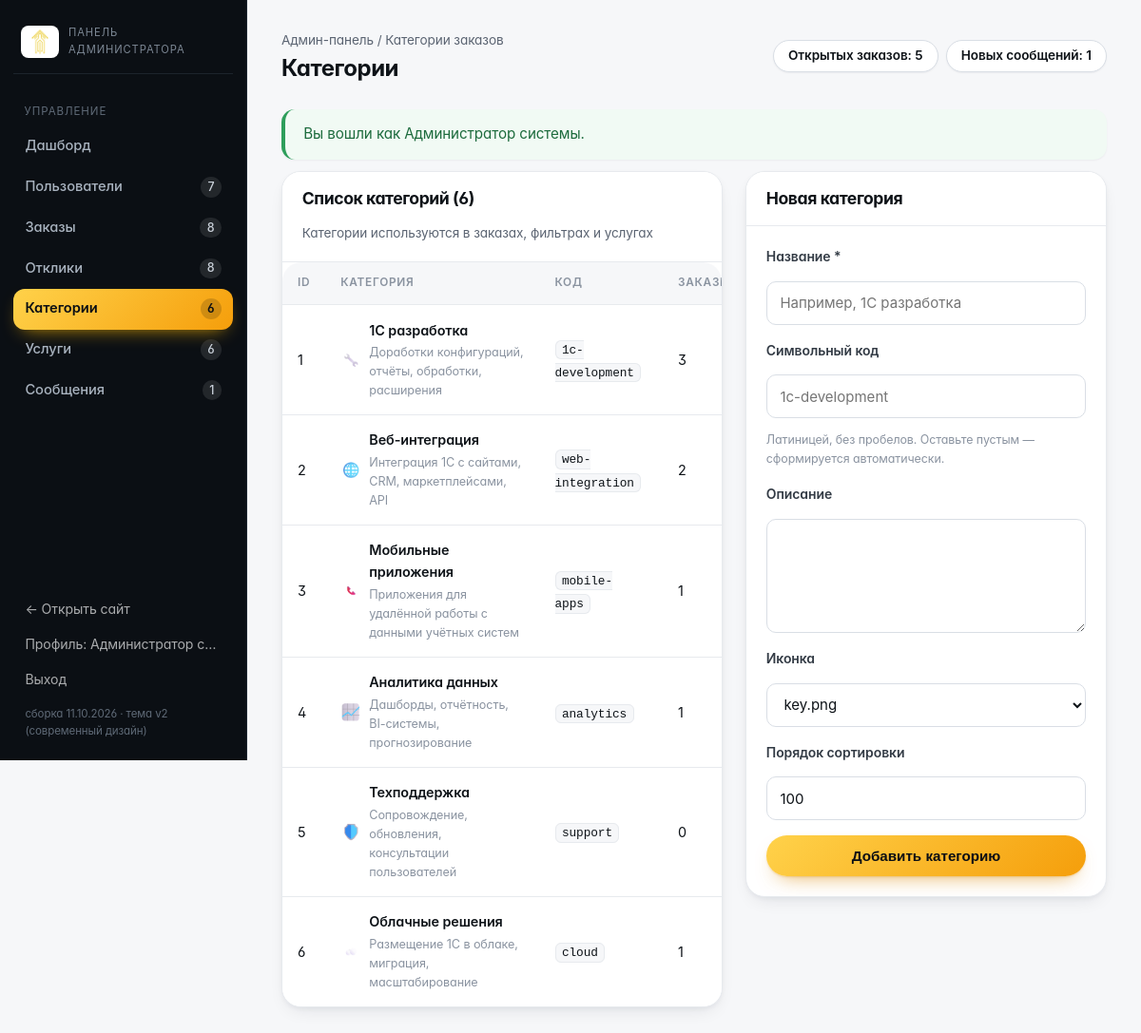
Screenshot of /admin/categories.php (signed in) with the database file from the repository.
### tables this page shows
CREATE TABLE `users` (
    `id`             INT UNSIGNED NOT NULL AUTO_INCREMENT,
    `role`           ENUM('customer','freelancer','admin') NOT NULL DEFAULT 'customer',
    `name`           VARCHAR(120)  NOT NULL COMMENT 'ФИО / название организации',
    `email`          VARCHAR(160)  NOT NULL,
    `password_hash`  VARCHAR(255)  NOT NULL,
    `phone`          VARCHAR(40)   DEFAULT NULL,
    `company`        VARCHAR(160)  DEFAULT NULL COMMENT 'Компания заказчика',
    `specialization` VARCHAR(160)  DEFAULT NULL COMMENT 'Специализация фрилансера',
    `skills`         VARCHAR(500)  DEFAULT NULL COMMENT 'Навыки через запятую',
    `rate`           INT UNSIGNED  DEFAULT NULL COMMENT 'Ставка, руб./час',
    `experience`     TINYINT UNSIGNED DEFAULT NULL COMMENT 'Опыт работы, лет',
    `about`          TEXT          DEFAULT NULL,
    `status`         ENUM('active','blocked') NOT NULL DEFAULT 'active',
    `created_at`     DATETIME      NOT NULL DEFAULT CURRENT_TIMESTAMP,
    `last_login`     DATETIME      DEFAULT NULL,
    PRIMARY KEY (`id`),
    UNIQUE KEY `uq_users_email` (`email`),
    KEY `idx_users_role` (`role`),
    KEY `idx_users_status` (`status`)
);

CREATE TABLE `categories` (
    `id`          INT UNSIGNED NOT NULL AUTO_INCREMENT,
    `name`        VARCHAR(120) NOT NULL,
    `slug`        VARCHAR(120) NOT NULL,
    `description` VARCHAR(500) DEFAULT NULL,
    `icon`        VARCHAR(80)  DEFAULT NULL COMMENT 'Файл иконки из assets/img',
    `sort_order`  TINYINT UNSIGNED NOT NULL DEFAULT 100,
    PRIMARY KEY (`id`),
    UNIQUE KEY `uq_categories_slug` (`slug`)
);

### includes/functions.php (called while the page is built, shortened)
<?php
require_once __DIR__ . '/db.php';
function e($value): string
{
    return htmlspecialchars((string) $value, ENT_QUOTES | ENT_SUBSTITUTE, 'UTF-8');
}
function flashes(): array
{
    $list = $_SESSION['flash'] ?? [];
    return $list;
}
function excerpt(?string $text, int $length = 180): string
{
    $text = trim(preg_replace('/\s+/u', ' ', (string) $text));
    if (mb_strlen($text, 'UTF-8') <= $length) {
        return $text;
    }
    return mb_substr($text, 0, $length - 1, 'UTF-8') . '…';
}
function current_user(): ?array
{
    $user = q_one(
        'SELECT * FROM users WHERE id = ? AND status = "active"',
        [(int) $_SESSION['user_id']]
    );
    return $user;
}
function require_login(): array
{
    $user = current_user();
    return $user;
}
function require_role(array $roles): array
{
    $user = require_login();
    return $user;
}
function asset(string $path): string
{
    $file = __DIR__ . '/../' . ltrim($path, '/');
    $version = is_file($file) ? filemtime($file) : time();
    return '/' . ltrim($path, '/') . '?v=' . $version;
}
function icon_url(?string $file, string $fallback = 'bulb.png'): string
{
    $file = $file ?: $fallback;
    $path = __DIR__ . '/../assets/img/' . $file;
    return '/assets/img/' . rawurlencode($file);
}

### includes/db.php (called while the page is built, shortened)
<?php
function db(): PDO
{
    static $pdo = null;
    if ($pdo instanceof PDO) {
        return $pdo;
    }
    $config = require __DIR__ . '/../config/config.php';
    $dsn = sprintf(
        'mysql:host=%s;dbname=%s;charset=%s',
        $config['host'],
        $config['dbname'],
        $config['charset']
    );
    try {
        $pdo = new PDO($dsn, $config['user'], $config['password'], [
            PDO::ATTR_ERRMODE            => PDO::ERRMODE_EXCEPTION,
            PDO::ATTR_DEFAULT_FETCH_MODE => PDO::FETCH_ASSOC,
            PDO::ATTR_EMULATE_PREPARES   => false,
        ]);
    } catch (PDOException $e) {
        http_response_code(500);
        echo '<h1>Ошибка подключения к базе данных</h1>';
        echo '<p>Проверьте параметры соединения в файле <b>config/config.php</b> '
            . 'и убедитесь, что база данных импортирована из <b>sql/database.sql</b>.</p>';
        echo '<p style="color:#999">Техническая информация: ' . htmlspecialchars($e->getMessage()) . '</p>';
        exit;
    }
    return $pdo;
}
function q(string $sql, array $params = []): PDOStatement
{
    $stmt = db()->prepare($sql);
    $stmt->execute($params);
    return $stmt;
}
function q_one(string $sql, array $params = []): ?array
{
    $row = q($sql, $params)->fetch();
    return $row === false ? null : $row;
}
function q_all(string $sql, array $params = []): array
{
    return q($sql, $params)->fetchAll();
}
function q_val(string $sql, array $params = [], $default = null)
{
    $row = q($sql, $params)->fetch(PDO::FETCH_NUM);
    return $row === false ? $default : $row[0];
}

### admin/categories.php (the view, shortened to what this page needs)
<?php
$pageTitle  = 'Категории';
$adminNav   = 'categories';
$breadcrumb = 'Категории заказов';
require __DIR__ . '/_header.php';
$icons = ['key.png', 'globe.png', 'phone.png', 'chart.png', 'shield.png', 'cloud.png', 'bulb.png', 'rocket.png', 'diagram.png', 'lightning.png'];
$editId  = (int) ($_GET['edit'] ?? 0);
$editing = $editId > 0 ? q_one('SELECT * FROM categories WHERE id = ?', [$editId]) : null;
$categories = q_all(
    'SELECT c.*,
            (SELECT COUNT(*) FROM orders o WHERE o.category_id = c.id) AS orders_count,
            (SELECT COUNT(*) FROM services s WHERE s.category_id = c.id) AS services_count
       FROM categories c
       ORDER BY c.sort_order'
);
?>
<div class="grid" style="grid-template-columns:minmax(0,1fr) 380px;align-items:start">
    <div class="panel">
        <div class="panel-head">
            <h2>Список категорий (<?= count($categories) ?>)</h2>
            <span class="text-muted" style="font-size:.85rem">Категории используются в заказах, фильтрах и услугах</span>
        </div>
        <div class="panel-body p-0">
            <div class="table-wrap" style="border:0;box-shadow:none">
                <table class="data-table">
                    <thead>
                        <tr><th>ID</th><th>Категория</th><th>Код</th><th>Заказы</th><th>Услуги</th><th>Действия</th></tr>
                    </thead>
                    <tbody>
                    <?php foreach ($categories as $category): ?>
                        <tr>
                            <td><?= (int) $category['id'] ?></td>
                            <td>
                                <div class="d-flex align-center gap-1">
                                    <img src="<?= e(icon_url($category['icon'], 'key.png')) ?>" alt="" style="width:22px;height:22px;object-fit:contain">
                                    <div>
                                        <div class="cell-main"><?= e($category['name']) ?></div>
                                        <div class="cell-sub"><?= e(excerpt($category['description'], 70)) ?></div>
                                    </div>
                                </div>
                            </td>
                            <td><code><?= e($category['slug']) ?></code></td>
                            <td><?= (int) $category['orders_count'] ?></td>
                        </tr>
                    <?php endforeach; ?>
                    </tbody>
                </table>
            </div>
        </div>
    </div>
    <div class="panel">
        <div class="panel-head">
            <h2><?= $editing ? 'Изменение категории #' . (int) $editing['id'] : 'Новая категория' ?></h2>
        </div>
        <div class="panel-body">
            <form method="post" action="/admin/categories.php" data-validate novalidate>
                <div class="form-group">
                    <label for="name">Название *</label>
                    <input type="text" id="name" name="name" value="<?= e($editing['name'] ?? '') ?>" required placeholder="Например, 1С разработка">
                </div>
                <div class="form-group">
                    <label for="slug">Символьный код</label>
                    <input type="text" id="slug" name="slug" value="<?= e($editing['slug'] ?? '') ?>" placeholder="1c-development">
                    <div class="hint">Латиницей, без пробелов. Оставьте пустым — сформируется автоматически.</div>
                </div>
                <div class="form-group">
                    <label for="description">Описание</label>
                    <textarea id="description" name="description" rows="3"><?= e($editing['description'] ?? '') ?></textarea>
                </div>
                <div class="form-group">
                    <label for="icon">Иконка</label>
                    <select id="icon" name="icon">
                        <?php foreach ($icons as $icon): ?>
                            <option value="<?= e($icon) ?>" <?= ($editing['icon'] ?? '') === $icon ? 'selected' : '' ?>><?= e($icon) ?></option>
                        <?php endforeach; ?>
                    </select>
                </div>
                <div class="form-group">
                    <label for="sort_order">Порядок сортировки</label>
                    <input type="number" id="sort_order" name="sort_order" min="0" max="255" value="<?= (int) ($editing['sort_order'] ?? 100) ?>">
                </div>
                <button class="btn btn-primary btn-block" type="submit"><?= $editing ? 'Сохранить' : 'Добавить категорию' ?></button>
            </form>
        </div>
    </div>
</div>
<?php require __DIR__ . '/_footer.php'; ?>

### admin/_header.php (shortened to what this page needs)
<?php
require_once __DIR__ . '/../includes/functions.php';
$admin = require_role(['admin']);
$pageTitle  = $pageTitle ?? 'Админ-панель';
$adminNav   = $adminNav ?? 'dashboard';
$breadcrumb = $breadcrumb ?? 'Админ-панель';
$counters = [
    'users'      => (int) q_val('SELECT COUNT(*) FROM users'),
    'orders'     => (int) q_val('SELECT COUNT(*) FROM orders'),
    'open'       => (int) q_val('SELECT COUNT(*) FROM orders WHERE status = "open"'),
    'responses'  => (int) q_val('SELECT COUNT(*) FROM responses'),
    'pending'    => (int) q_val('SELECT COUNT(*) FROM responses WHERE status = "pending"'),
    'categories' => (int) q_val('SELECT COUNT(*) FROM categories'),
    'services'   => (int) q_val('SELECT COUNT(*) FROM services'),
    'messages'   => (int) q_val('SELECT COUNT(*) FROM messages WHERE status = "new"'),
];
$menu = [
    'dashboard'  => ['url' => '/admin/index.php',      'label' => 'Дашборд',        'count' => null],
    'users'      => ['url' => '/admin/users.php',      'label' => 'Пользователи',   'count' => $counters['users']],
    'orders'     => ['url' => '/admin/orders.php',     'label' => 'Заказы',         'count' => $counters['orders']],
    'responses'  => ['url' => '/admin/responses.php',  'label' => 'Отклики',        'count' => $counters['responses']],
    'categories' => ['url' => '/admin/categories.php', 'label' => 'Категории',      'count' => $counters['categories']],
    'services'   => ['url' => '/admin/services.php',   'label' => 'Услуги',         'count' => $counters['services']],
    'messages'   => ['url' => '/admin/messages.php',   'label' => 'Сообщения',      'count' => $counters['messages']],
];
?>
<!DOCTYPE html>
<html lang="ru">
<head>
    <link rel="stylesheet" href="<?= asset('assets/css/base.css') ?>">
    <link rel="stylesheet" href="<?= asset('assets/css/app.css') ?>">
    <link rel="stylesheet" href="<?= asset('assets/css/theme.css') ?>">
</head>
<body class="admin-body">
<div class="admin-layout">
    <aside class="admin-sidebar">
        <div class="admin-logo">
            <img src="/assets/img/logo.png" alt="Высокие технологии">
            <span>Панель администратора</span>
        </div>
        <nav class="admin-nav">
            <div class="admin-nav-title">Управление</div>
            <?php foreach ($menu as $key => $item): ?>
                <a href="<?= e($item['url']) ?>" class="<?= $adminNav === $key ? 'active' : '' ?>">
                    <span><?= e($item['label']) ?></span>
                    <?php if ($item['count'] !== null): ?>
                        <span class="count"><?= (int) $item['count'] ?></span>
                    <?php endif; ?>
                </a>
            <?php endforeach; ?>
        </nav>
        <div class="admin-sidebar-foot">
            <a href="/index.php" target="_blank">← Открыть сайт</a>
            <a href="/profile.php">Профиль: <?= e(excerpt($admin['name'], 16)) ?></a>
            <a href="/logout.php">Выход</a>
            <span style="display:block;padding:.5rem .75rem 0;font-size:.72rem;color:#5F6A77">сборка <?= APP_BUILD ?></span>
        </div>
    </aside>
    <div class="admin-content">
        <div class="admin-topbar">
            <div>
                <div class="breadcrumb">Админ-панель / <?= e($breadcrumb) ?></div>
                <h1><?= e($pageTitle) ?></h1>
            </div>
            <div class="d-flex gap-1 flex-wrap">
                <?php if ($counters['open'] > 0): ?>
                    <a class="btn btn-sm btn-outline" href="/admin/orders.php?status=open">Открытых заказов: <?= $counters['open'] ?></a>
                <?php endif; ?>
                <?php if ($counters['messages'] > 0): ?>
                    <a class="btn btn-sm btn-outline" href="/admin/messages.php?status=new">Новых сообщений: <?= $counters['messages'] ?></a>
                <?php endif; ?>
            </div>
        </div>
        <?php foreach (flashes() as $flash): ?>
            <div class="alert alert-<?= e($flash['type']) ?>"><?= e($flash['message']) ?></div>
        <?php endforeach; ?>

### assets/css/base.css (style rules this page uses)
:root { --primary-yellow: #FFD700; --primary-orange: #FFA500; --accent-orange: #FF8C00; --text-dark: #1A1A1A; --text-light: #666666; --background-white: #FFFFFF; --background-light: #FAFAFA; --border-light: #E5E5E5; --shadow: 0 2px 20px rgba(0, 0, 0, 0.08); --shadow-hover: 0 8px 30px rgba(0, 0, 0, 0.12); }
* { margin: 0; padding: 0; box-sizing: border-box; }
body { font-family: 'Inter', -apple-system, BlinkMacSystemFont, sans-serif; line-height: 1.6; color: var(--text-dark); background-color: var(--background-white); font-weight: 400; }
.btn { padding: 0.875rem 2rem; border: none; border-radius: 8px; cursor: pointer; text-decoration: none; display: inline-flex; align-items: center; justify-content: center; transition: all 0.3s ease; font-size: 1rem; font-weight: 600; position: relative; overflow: hidden; }
.btn::before { content: ''; position: absolute; top: 0; left: -100%; width: 100%; height: 100%; background: linear-gradient(90deg, transparent, rgba(255,255,255,0.2), transparent); transition: left 0.5s; }
.btn-primary { background: linear-gradient(135deg, var(--primary-yellow), var(--primary-orange)); color: var(--text-dark); box-shadow: var(--shadow); }
.btn-outline { background: transparent; color: var(--text-dark); border: 2px solid var(--primary-orange); padding: 0.75rem 1.5rem; border-radius: 8px; font-weight: 600; cursor: pointer; transition: all 0.3s ease; width: 100%; }
.form-group { display: flex; flex-direction: column; gap: 0.5rem; }
.form-group label { font-weight: 500; color: var(--text-dark); font-size: 0.9rem; }
.form-group input, .form-group select, .form-group textarea { padding: 0.75rem 1rem; border: 1px solid var(--border-light); border-radius: 8px; font-size: 1rem; transition: all 0.3s ease; background: var(--background-white); }
.form-group textarea { resize: vertical; min-height: 120px; font-family: inherit; }
.form-group input, .form-group textarea { padding: 0.75rem 1rem; border: 1px solid var(--border-light); border-radius: 8px; font-size: 1rem; transition: border-color 0.3s ease, box-shadow 0.3s ease; }
.form-group textarea { resize: vertical; min-height: 100px; }

### rows the page displays
users: name "Администратор с…"
categories: id "1", icon (picture), name "1С разработка", description "Доработки конфигураций, отчёты, обработки, расширения", slug "1c-development", orders_count "3"
categories: id "2", icon (picture), name "Веб-интеграция", description "Интеграция 1С с сайтами, CRM, маркетплейсами, API", slug "web-integration", orders_count "2"
categories: id "3", icon (picture), name "Мобильные приложения", description "Приложения для удалённой работы с данными учётных систем", slug "mobile-apps", orders_count "1"
categories: id "4", icon (picture), name "Аналитика данных", description "Дашборды, отчётность, BI-системы, прогнозирование", slug "analytics", orders_count "1"
categories: id "5", icon (picture), name "Техподдержка", description "Сопровождение, обновления, консультации пользователей", slug "support", orders_count "0"
categories: id "6", icon (picture), name "Облачные решения", description "Размещение 1С в облаке, миграция, масштабирование", slug "cloud", orders_count "1"

### other values shown
$item['label'] "Дашборд"
$item['label'] "Пользователи"
$item['count'] "7"
$item['label'] "Заказы"
$item['count'] "8"
$item['label'] "Отклики"
$item['label'] "Категории"
$item['count'] "6"
$item['label'] "Услуги"
$item['label'] "Сообщения"
$item['count'] "1"
APP_BUILD "11.10.2026 · тема v2 (современный дизайн)"
$breadcrumb "Категории заказов"
$pageTitle "Категории"
$counters['open'] "5"
